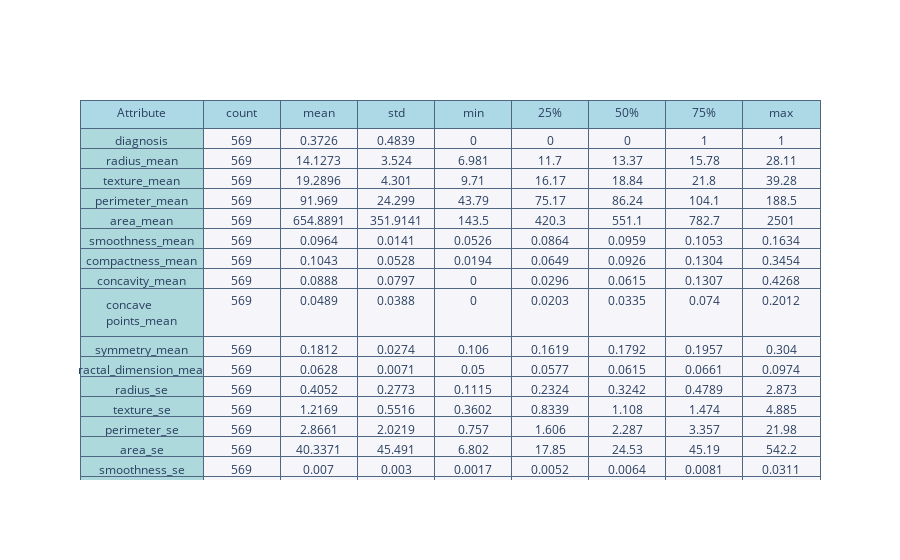
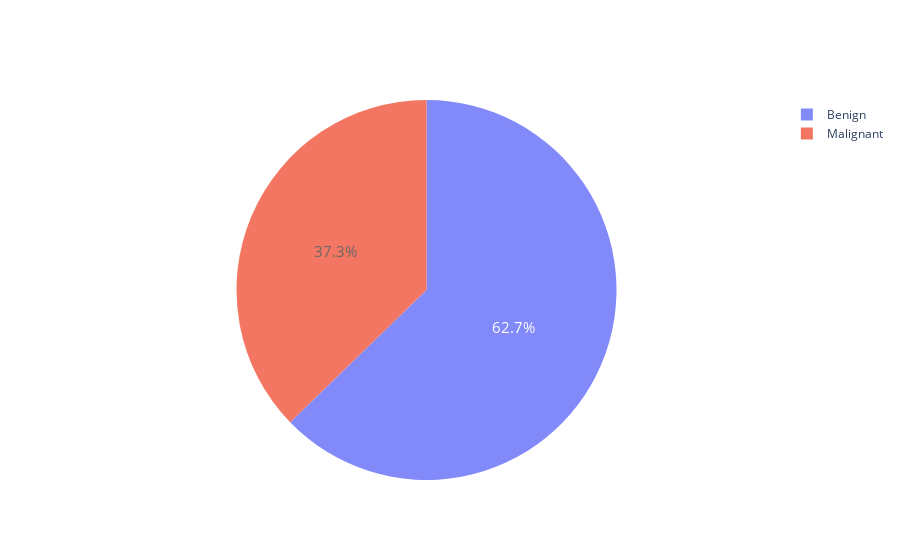

The notebook cell saved with these charts, in order:
### Code cell
# ── Execute the converted script with the right working directory ──
import os, runpy, pandas as pd, numpy as np
from pathlib import Path
from sklearn.base import BaseEstimator

repo_root = Path("/kaggle/input/breast-cancer-classification")   # edit if different
script_path = "/kaggle/working/bc_repo_script.py"                     # produced by nbconvert

cwd = os.getcwd()                 # remember where we started
os.chdir(repo_root)               # now 'data.csv' is in "."

try:
    ns = runpy.run_path(script_path)   # run the notebook code ➜ namespace dict
finally:
    os.chdir(cwd)                # ALWAYS go back, even if an error occurs

# ── Quick inspection of what the notebook created ───────────────────────────
model_candidates = {k: v for k, v in ns.items() if isinstance(v, BaseEstimator)}
print("🟢  Candidate model variables:")
for name, est in model_candidates.items():
    print(f"   • {name:25s} → {est.__class__.__name__}")

arrays = {k: v for k, v in ns.items()
          if isinstance(v, (pd.DataFrame, np.ndarray, list))}
first_len = len(next(iter(arrays.values()))) if arrays else None
print("\n🟢  Arrays/DataFrames with that same length (likely X_test / y_test):")
for name, arr in arrays.items():
    if len(arr) == first_len:
        print(f"   • {name:25s} → shape/len = {getattr(arr, 'shape', len(arr))}")

### Figure 1 — Plotly figure (JSON) as saved in the notebook; plotly's stock layout.template omitted (floating-point values rounded to 4 significant figures; data arrays with more than 128 entries replaced by an {"elided": "..."} marker saying what was removed)
{"data": [{"cells": {"fill": {"color": ["rgb(173, 216, 220)", "#f5f5fa"]}, "line": {"color": "#506784"}, "values": {"elided": "9x31 mixed values"}}, "columnwidth": [0.8, 0.5, 0.5, 0.5, 0.5, 0.5, 0.5, 0.5, 0.5], "header": {"fill": {"color": "lightblue"}, "line": {"color": "#506784"}, "values": ["Attribute", "count", "mean", "std", "min", "25%", "50%", "75%", "max"]}, "type": "table"}], "layout": {}}

### Figure 2 — Plotly figure (JSON) as saved in the notebook; plotly's stock layout.template omitted (floating-point values rounded to 4 significant figures)
{"data": [{"labels": ["Benign", "Malignant"], "opacity": 0.8, "textfont": {"size": 15}, "values": [357, 212], "type": "pie"}], "layout": {}}
